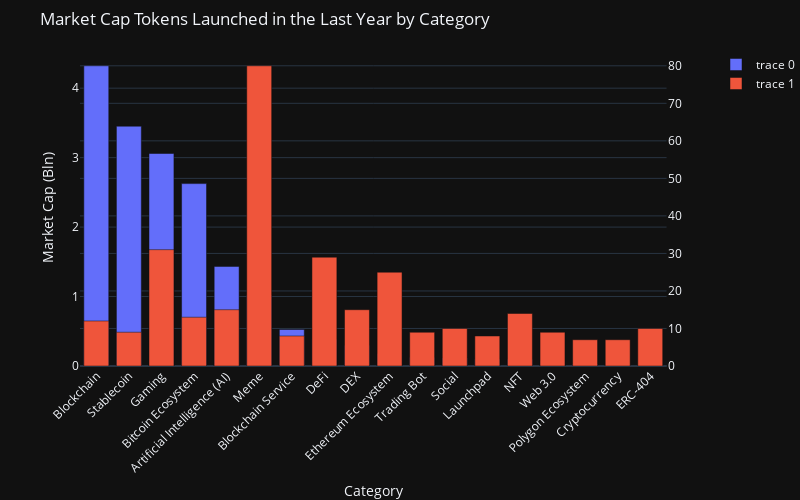

Write notebook code for a chart like this one.
### Code cell
fig = make_subplots(specs=[[{"secondary_y": True}]])
fig.add_trace(go.Bar(
    x=new_tokens_top.index,
    y=new_tokens_top['MarketCap(Bln)']['sum'].values),   
    # name='Primary Product',

    secondary_y=False
)
fig.add_trace(go.Bar(
    x=new_tokens_top.index,
    y=new_tokens_top['MarketCap(Bln)']['count'].values),
    # name='Secondary Product',

    secondary_y=True
)
# add secondary y-axis for 'count'
fig.update_layout(
    title='Market Cap Tokens Launched in the Last Year by Category',
    xaxis_tickangle=-45,
    xaxis_title='Category',
    yaxis_title='Market Cap (Bln)',
    barmode='group',
    bargap=0.15, # gap between bars of adjacent location coordinates.
    bargroupgap=0.1, # gap between bars of the same location coordinates.
    autosize=False, width=800, height=500,
    margin=dict(l=80, r=50, t=50, b=0)
)
fig.layout.template = 'plotly_dark'
# fig.update_layout(barmode='group', xaxis_tickangle=-45)
fig.show()

### Figure 1 — Plotly figure (JSON) as saved in the notebook; plotly's stock layout.template omitted (floating-point values rounded to 4 significant figures)
{"data": [{"type": "bar", "x": ["Blockchain", "Stablecoin", "Gaming", "Bitcoin Ecosystem", "Artificial Intelligence (AI)", "Meme", "Blockchain Service", "DeFi", "DEX", "Ethereum Ecosystem", "Trading Bot", "Social", "Launchpad", "NFT", "Web 3.0", "Polygon Ecosystem", "Cryptocurrency", "ERC-404"], "xaxis": "x", "y": [4.322, 3.453, 3.06, 2.626, 1.434, 1.019, 0.5263, 0.3863, 0.2945, 0.1795, 0.1239, 0.1162, 0.102, 0.09263, 0.08092, 0.02953, 0.01428, 0.006387], "yaxis": "y"}, {"type": "bar", "x": ["Blockchain", "Stablecoin", "Gaming", "Bitcoin Ecosystem", "Artificial Intelligence (AI)", "Meme", "Blockchain Service", "DeFi", "DEX", "Ethereum Ecosystem", "Trading Bot", "Social", "Launchpad", "NFT", "Web 3.0", "Polygon Ecosystem", "Cryptocurrency", "ERC-404"], "xaxis": "x", "y": [12, 9, 31, 13, 15, 80, 8, 29, 15, 25, 9, 10, 8, 14, 9, 7, 7, 10], "yaxis": "y2"}], "layout": {"autosize": false, "bargap": 0.15, "bargroupgap": 0.1, "barmode": "group", "height": 500, "margin": {"b": 0, "l": 80, "r": 50, "t": 50}, "title": {"text": "Market Cap Tokens Launched in the Last Year by Category"}, "width": 800, "xaxis": {"anchor": "y", "domain": [0, 0.94], "tickangle": -45, "title": {"text": "Category"}}, "yaxis": {"anchor": "x", "domain": [0, 1], "title": {"text": "Market Cap (Bln)"}}, "yaxis2": {"anchor": "x", "overlaying": "y", "side": "right"}}}
